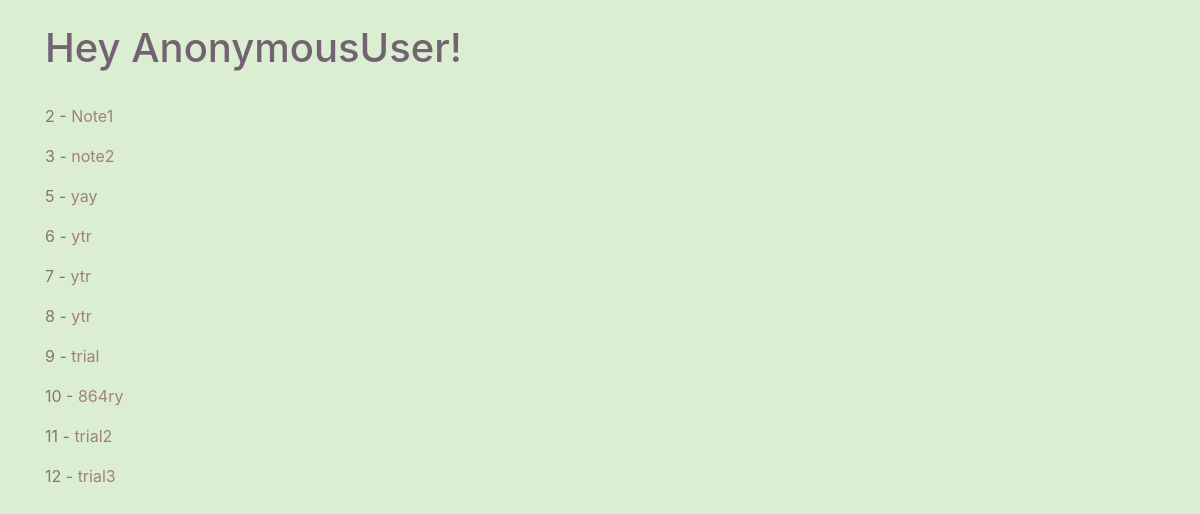
Before: /notes/ with the older database file.
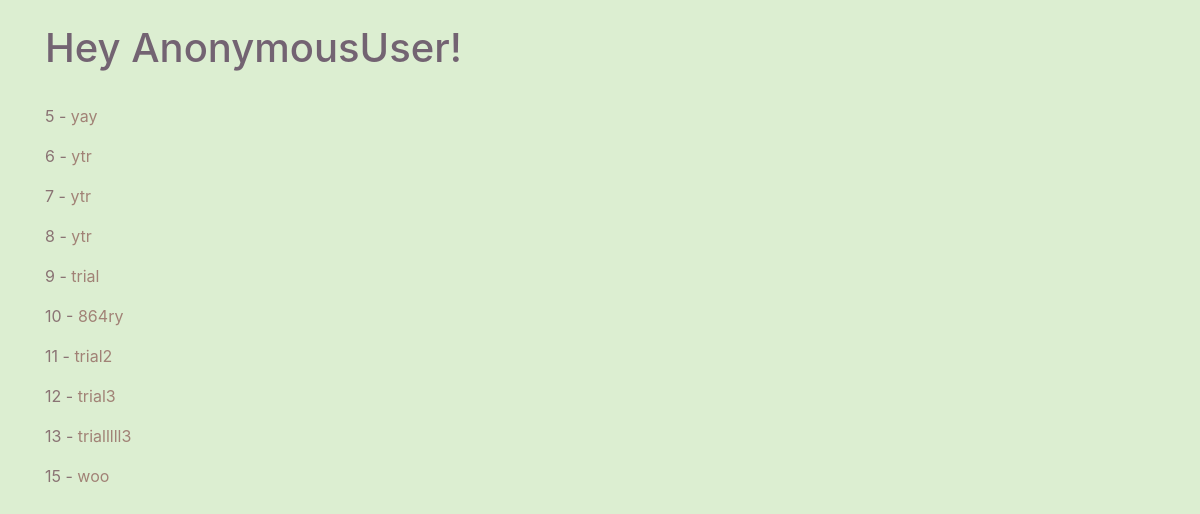
After: the same page with the newer database file.
### notes/models.py (models this page shows, shortened)
class Note(models.Model):
    title = models.CharField(max_length=200)
    content = RichTextField(blank=True, null=True)
    created_on = models.DateTimeField(auto_now_add=True)
    last_edited_date = models.DateTimeField(auto_now=True)
    tags = models.ForeignKey('Tag', related_name='notes', on_delete=models.CASCADE, default="")
    def get_absolute_url(self):
        return reverse("notes:note-detail", kwargs={"id":self.id})

### notes/views.py (the view)
# urls.py: path('', NoteListView.as_view(), name='note-list'),
class NoteListView(ListView):
    template_name = 'notes/note_list.html'
    queryset = Note.objects.all()

### notes/templates/notes/note_list.html
{% extends "base.html" %}
{% block content %}
<br>
<h1>
Hey {{ request.user }}!
</h1>
<br>
{% for instance in object_list %}
     <p>{{ instance.id }} - <a href='{{ instance.get_absolute_url }}'>{{ instance.title }}</a></p>
{% endfor %}
{% endblock %}

Changed rows visible on the page:
removed Note: id "2", title "Note1"
removed Note: id "3", title "note2"
added Note: id "13", title "trialllll3"
added Note: id "15", title "woo"
